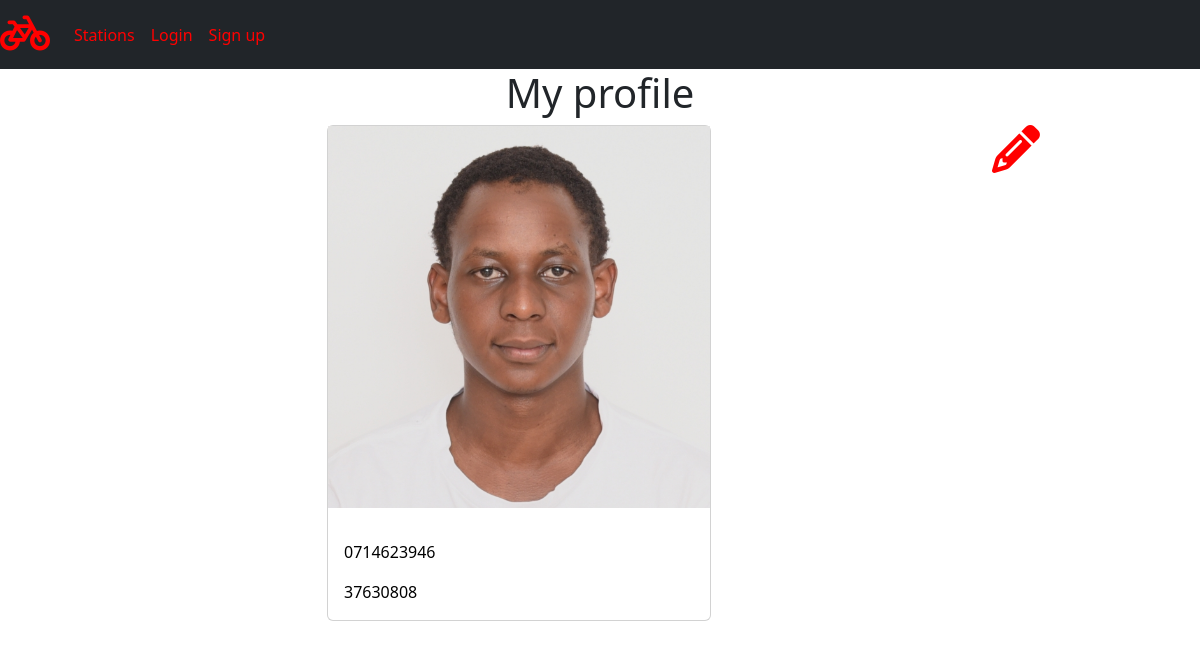
The app's page /profile/2/ with its own data.
### app/models.py (models this page shows, shortened)
class Profile(models.Model):
    profile_photo = models.ImageField(upload_to = 'articles/',blank=True)
    bio = models.TextField(blank=True)
    user = models.OneToOneField(User,on_delete=models.CASCADE)
    phone_number = models.CharField(blank=True, max_length= 13)
    Id_number= models.CharField(max_length= 10)

### app/views.py (the view)
# urls.py: path('profile/<int:id>/', profile, name="profile"),
def profile(request, id):
    profile = Profile.objects.get(user=id)
    userid = request.user.id
    context={
        "profile":profile,
        "userid":userid,
    }
    return render(request, 'user_profile.html',context)

### app/templates/user_profile.html (shortened to what this page needs)
{%extends "base.html"%}
{% block content %}
<h1 class="text-center">My profile</h1>
<div class="container">
    <div class="row">
     <div class="col-md-4 mx-auto">
        <div class="card" style="width: 24rem;">
          {% if  profile.profile_photo %}
            <img src="{{profile.profile_photo.url}}" alt="" srcset="">
          {%else%}
          <img src="https://media.istockphoto.com/id/1255787387/photo/people-walking-towards-mysterious-tunnels.jpg?b=1&s=170667a&w=0&k=20&c=XSEFnrJeyp6x0OUuDoIMf4i-5PAOi6BZi029t_maocs=" alt="" srcset="">
          {% endif %}
            <div class="card-body">
            <p class="card-text" style="color:black"> {{ profile.phone_number }}</p>
            <p class="card-text" style="color:black"> {{ profile.Id_number }}</p>
            </div>
        </div>
     </div>
     <div class="col-md-2">
      <a href="{% url 'edit' user.profile.id %}"><i class="fa fa-pencil fa-3x" aria-hidden="true" style="color:red"></i></a>
     </div>
    </div>
</div>
{%endblock%}

### records on screen
Profile: profile_photo (picture), phone_number "0714623946", Id_number "37630808"
